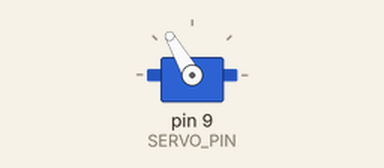
Simulated run of this sketch. Board: Arduino Uno, built with avr-gcc and run on an emulated ATmega328P. Parts: servo.

Above: at 1.05 s.
At 7.2 s:
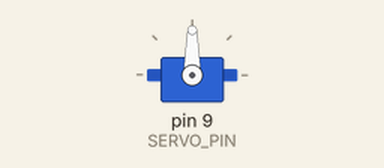
Timing chart, 0 to 9.1 s (numbered marks = the images above):
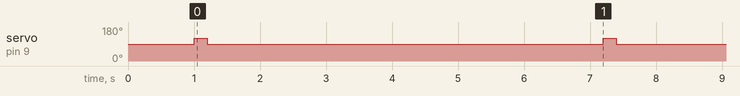

The sketch:

tbaneklokke_servo.ino
```cpp
// Dette programmet får en kontinuerlig rotasjonsservo til å rotere
// omtrent 24° (én «posisjon») og deretter stoppe.
// Etter 6 sekunder (360/24 blir 15, dette skal da svare til minuttene som i dette eksempelet er 6 sekunder)
// Maskinvare: Kontinuerlig rotasjonsservo koblet til digital pinne 9
// Justering: speedValue  – hastighet/dreieretning (>90 = CW, <90 = CCW)
// moveTime er millisekunder motoren får fart, vi har prøvd å kallibrere dette til å være 24 grader,
// men dette er veldig unøyaktig når man bruker en liten billig servo
// delayBetweenSteps – pause mellom hver bevegelse (ms)

#include <Servo.h>

Servo countdownServo; // håndterer signalet til servoen


const int SERVO_PIN = 9;           // PWM‑kapabel pin


const int moveTime = 200;          // ms motoren roterer ≈ 24 grader
const int delayBetweenSteps = 6000; // 6 000 ms pause (6 sekunder)
const int speedValue = 120;        // Så lenge denne er over 90 skal det i teorien få servoen til å bevege seg,
// men vi måtte skru den ganske mye opp for å få det til å skjer

void setup() {
  countdownServo.attach(SERVO_PIN); // bind Servo‑objekt til pinnen
  countdownServo.write(90);         // stopp (nøytral puls)
  delay(1000);                      // stabiliser før start
}

// Denne skal få servoen til å rotere en gang
void rotateChunk() {
  countdownServo.write(speedValue);
  delay(moveTime);                  // la den rotere i moveTime ms
  countdownServo.write(90);         // stopp
}

void loop() {
  rotateChunk();                    // ta ett «hakk» fremover
  delay(delayBetweenSteps);         // vent 6 s før neste hakk
}
```

Measured:
- by itself, servo on pin 9 (SERVO_PIN): alternates 120° for 0.20 s and 90° for 6.0 s
